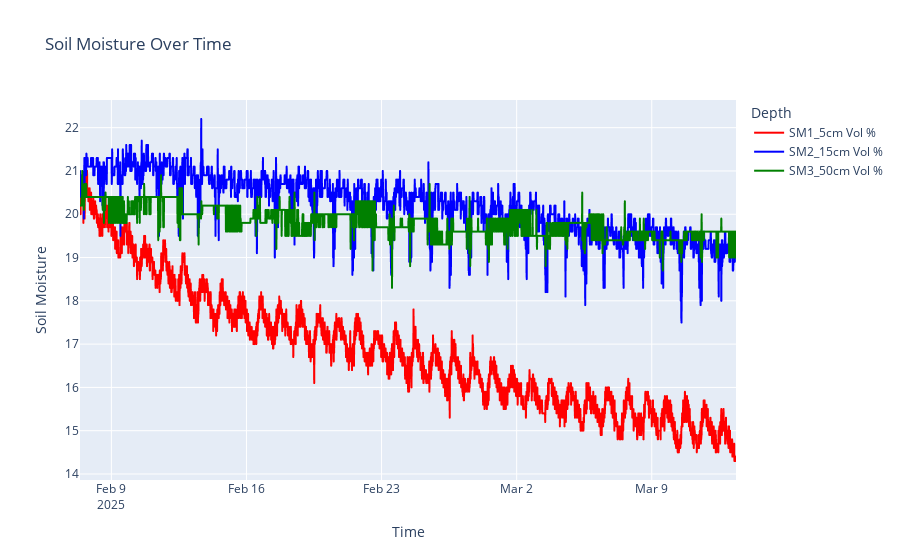

The cell this chart's notebook holds for it:
### Code cell
df_melted = comp.melt(id_vars=["Time"], 
                    value_vars=["SM1_5cm Vol %", "SM2_15cm Vol %", "SM3_50cm Vol %"],
                    var_name="Depth",
                    value_name="Soil Moisture")

custom_colors = {
    "SM1_5cm Vol %": "red",
    "SM2_15cm Vol %": "blue",
    "SM3_50cm Vol %": "green"
}
fig = px.line(df_melted, x="Time", y="Soil Moisture", color="Depth",
              title="Soil Moisture Over Time",
              color_discrete_map=custom_colors)

fig.show()

os.makedirs('./vis', exist_ok=True)
fig.write_html(f'./vis/station_{stn}_sm-hp.html')

### Figure 1 — Plotly figure (JSON) as saved in the notebook; plotly's stock layout.template omitted (floating-point values rounded to 4 significant figures; data arrays with more than 128 entries replaced by an {"elided": "..."} marker saying what was removed)
{"data": [{"hovertemplate": "Depth=SM1_5cm Vol %<br>Time=%{x}<br>Soil Moisture=%{y}<extra></extra>", "legendgroup": "SM1_5cm Vol %", "line": {"color": "red", "dash": "solid"}, "marker": {"symbol": "circle"}, "mode": "lines", "name": "SM1_5cm Vol %", "showlegend": true, "type": "scattergl", "x": {"elided": "3264 str values"}, "xaxis": "x", "y": {"elided": "3264 float values"}, "yaxis": "y"}, {"hovertemplate": "Depth=SM2_15cm Vol %<br>Time=%{x}<br>Soil Moisture=%{y}<extra></extra>", "legendgroup": "SM2_15cm Vol %", "line": {"color": "blue", "dash": "solid"}, "marker": {"symbol": "circle"}, "mode": "lines", "name": "SM2_15cm Vol %", "showlegend": true, "type": "scattergl", "x": {"elided": "3264 str values"}, "xaxis": "x", "y": {"elided": "3264 float values"}, "yaxis": "y"}, {"hovertemplate": "Depth=SM3_50cm Vol %<br>Time=%{x}<br>Soil Moisture=%{y}<extra></extra>", "legendgroup": "SM3_50cm Vol %", "line": {"color": "green", "dash": "solid"}, "marker": {"symbol": "circle"}, "mode": "lines", "name": "SM3_50cm Vol %", "showlegend": true, "type": "scattergl", "x": {"elided": "3264 str values"}, "xaxis": "x", "y": {"elided": "3264 float values"}, "yaxis": "y"}], "layout": {"legend": {"title": {"text": "Depth"}, "tracegroupgap": 0}, "title": {"text": "Soil Moisture Over Time"}, "xaxis": {"anchor": "y", "domain": [0, 1], "title": {"text": "Time"}}, "yaxis": {"anchor": "x", "domain": [0, 1], "title": {"text": "Soil Moisture"}}}}
